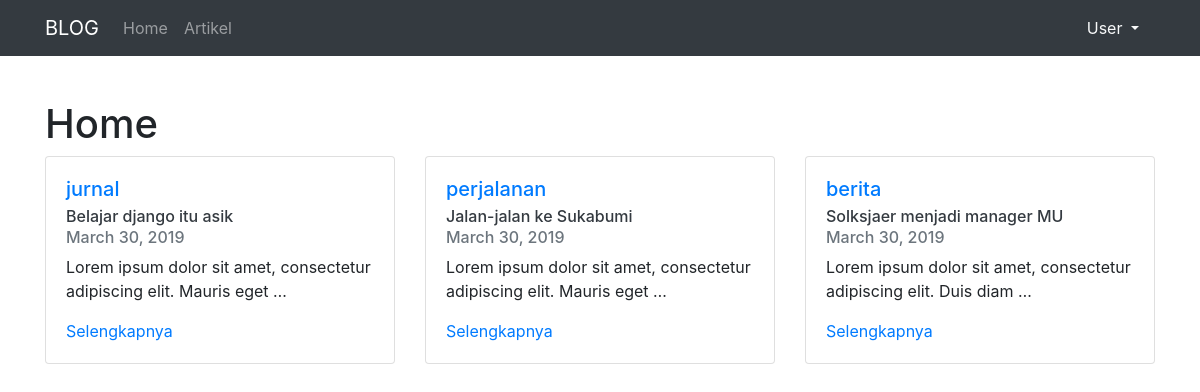
The page / on the database its author committed.
### artikel/models.py (models this page shows, shortened)
class Artikel(models.Model):
	judul		= models.CharField(max_length=255)
	isi 		= models.TextField()
	kategori 	= models.CharField(max_length=255)
	published	= models.DateTimeField(auto_now_add=True)
	updated 	= models.DateTimeField(auto_now=True)
	slug		= models.SlugField(blank=True, editable=False)

### blog/views.py (the view)
# urls.py: url(r'^$', BlogHomeView.as_view(), name='home'),
class BlogHomeView(TemplateView, ArtikelPerKategori):
	template_name = "index.html"
	def get_context_data(self):
		querysets = self.get_latest_artikel_each_kategori()
		context = {
			'latest_artikel_list':querysets,
		}
		return context

### artikel/views.py (called while the page is built)
	def get_latest_artikel_each_kategori(self):
		kategori_list = self.model.objects.values_list('kategori', flat=True).distinct()
		queryset = []
		for kategori in kategori_list:
			artikel = self.model.objects.filter(kategori=kategori).latest('published')
			queryset.append(artikel)
		return queryset

### templates/index.html (shortened to what this page needs)
{% extends "base.html" %}
{% block contents %}
	<h1>Home</h1>
	<div class="row">
		{% for artikel in latest_artikel_list %}
			<div class="col-sm-4">
				<div class="card" >
				  <div class="card-body">
				    <h5 class="card-title"><a href="{% url 'artikel:category' artikel.kategori 1%}">{{artikel.kategori}}</a></h5>
				    <h6 class="card-subtitle mb-2 text-dark">{{artikel.judul}}</h6>
				    <h6 class="card-subtitle mb-2 text-muted">{{artikel.published|date}}</h6>
				    <p class="card-text">{{artikel.isi|truncatewords:10}}</p>
				    <a href="{% url 'artikel:detail' artikel.slug%}" class="card-link">Selengkapnya</a>
				  </div>
				</div>
			</div>
		{% endfor %}
	</div>
{% endblock contents %}

### rows shown on the page
Artikel: kategori "jurnal", judul "Belajar django itu asik", published "March 30, 2019", isi "Lorem ipsum dolor sit amet, consectetur adipiscing elit. Mauris eget …"
Artikel: kategori "perjalanan", judul "Jalan-jalan ke Sukabumi", published "March 30, 2019", isi "Lorem ipsum dolor sit amet, consectetur adipiscing elit. Mauris eget …"
Artikel: kategori "berita", judul "Solksjaer menjadi manager MU", published "March 30, 2019", isi "Lorem ipsum dolor sit amet, consectetur adipiscing elit. Duis diam …"
